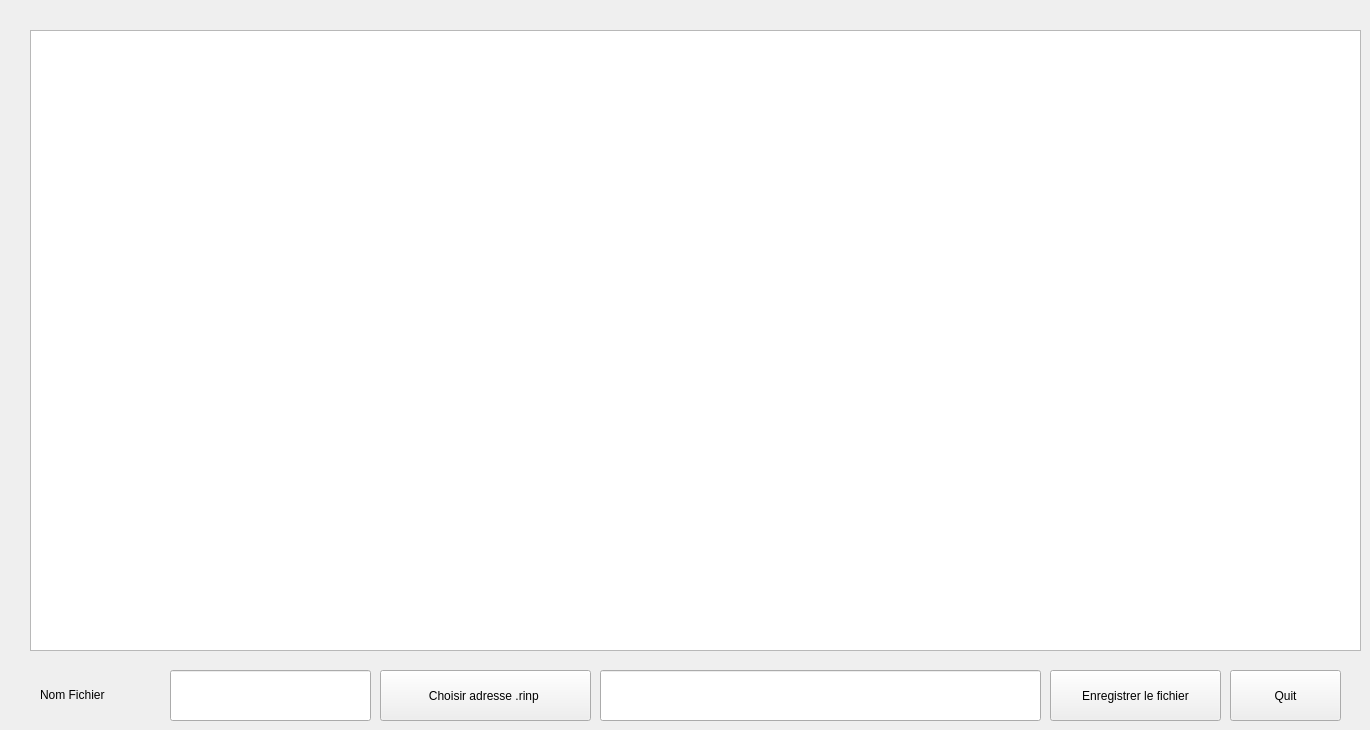
   <widget class="QWidget" name="tab_2">
    <attribute name="title">
     <string>Tab 2</string>
    </attribute>
    <widget class="QPushButton" name="pushButton_9">
     <property name="geometry">
      <rect>
       <x>1230</x>
       <y>670</y>
       <width>111</width>
       <height>51</height>
      </rect>
     </property>
     <property name="text">
      <string>Quit</string>
     </property>
    </widget>
    <widget class="QTextEdit" name="textEditOutput">
     <property name="geometry">
      <rect>
       <x>30</x>
       <y>30</y>
       <width>1331</width>
       <height>621</height>
      </rect>
     </property>
    </widget>
    <widget class="QPushButton" name="ButtonSaveFile">
     <property name="geometry">
      <rect>
       <x>1050</x>
       <y>670</y>
       <width>171</width>
       <height>51</height>
      </rect>
     </property>
     <property name="text">
      <string>Enregistrer le fichier</string>
     </property>
    </widget>
    <widget class="QPushButton" name="ButtonChoisirAdresse">
     <property name="geometry">
      <rect>
       <x>380</x>
       <y>670</y>
       <width>211</width>
       <height>51</height>
      </rect>
     </property>
     <property name="text">
      <string>Choisir adresse .rinp </string>
     </property>
    </widget>
    <widget class="QLineEdit" name="lineEditPathRimp">
     <property name="geometry">
      <rect>
       <x>600</x>
       <y>670</y>
       <width>441</width>
       <height>51</height>
      </rect>
     </property>
    </widget>
    <widget class="QLineEdit" name="lineEditnomFichierFinal">
     <property name="geometry">
      <rect>
       <x>170</x>
       <y>670</y>
       <width>201</width>
       <height>51</height>
      </rect>
     </property>
    </widget>
    <widget class="QLabel" name="label_39">
     <property name="geometry">
      <rect>
       <x>40</x>
       <y>669</y>
       <width>111</width>
       <height>51</height>
      </rect>
     </property>
     <property name="text">
      <string>Nom Fichier</string>
     </property>
    </widget>
   </widget>
